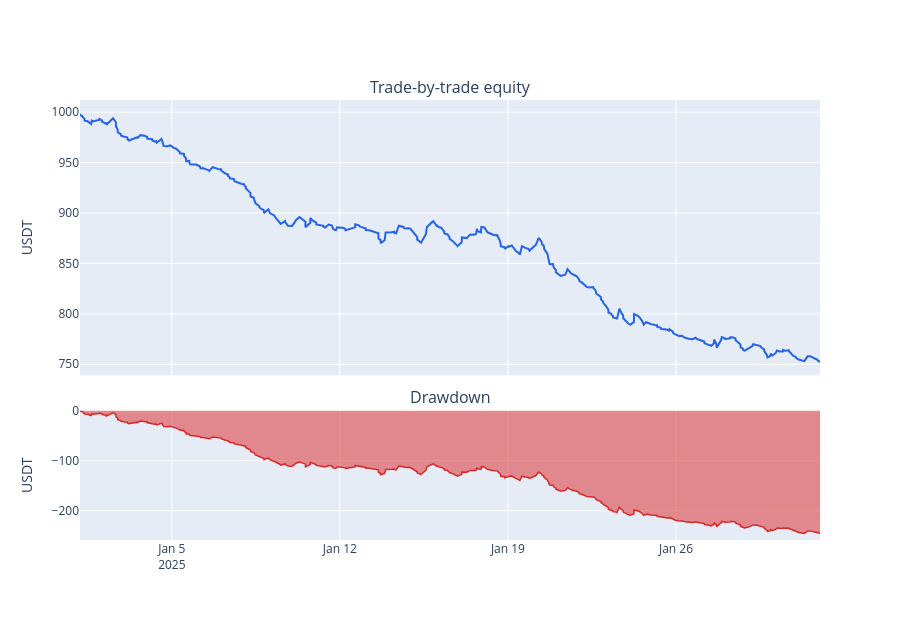

The code cell stored with this chart in its notebook:
### Code cell
if equity_curve.empty:
    display(HTML("<p>No trades found, so no equity curve can be drawn.</p>"))
else:
    fig = make_subplots(
        rows=2,
        cols=1,
        shared_xaxes=True,
        vertical_spacing=0.08,
        row_heights=[0.68, 0.32],
        subplot_titles=("Trade-by-trade equity", "Drawdown"),
    )
    fig.add_trace(
        go.Scatter(
            x=equity_curve["time"],
            y=equity_curve["equity"],
            mode="lines",
            name="Equity",
            line={"color": "#2563eb", "width": 2},
        ),
        row=1,
        col=1,
    )
    fig.add_trace(
        go.Scatter(
            x=equity_curve["time"],
            y=-equity_curve["drawdown_abs"],
            mode="lines",
            fill="tozeroy",
            name="Drawdown",
            line={"color": "#dc2626", "width": 1.5},
        ),
        row=2,
        col=1,
    )
    fig.update_layout(height=620, hovermode="x unified", showlegend=False)
    fig.update_yaxes(title_text="USDT", row=1, col=1)
    fig.update_yaxes(title_text="USDT", row=2, col=1)
    fig.show()

### Figure 1 — Plotly figure (JSON) as saved in the notebook; plotly's stock layout.template omitted (floating-point values rounded to 4 significant figures; data arrays with more than 128 entries replaced by an {"elided": "..."} marker saying what was removed)
{"data": [{"line": {"color": "#2563eb", "width": 2}, "mode": "lines", "name": "Equity", "type": "scatter", "x": {"elided": "395 str values"}, "xaxis": "x", "y": {"elided": "395 float values"}, "yaxis": "y"}, {"fill": "tozeroy", "line": {"color": "#dc2626", "width": 1.5}, "mode": "lines", "name": "Drawdown", "type": "scatter", "x": {"elided": "395 str values"}, "xaxis": "x2", "y": {"elided": "395 float values"}, "yaxis": "y2"}], "layout": {"annotations": [{"font": {"size": 16}, "showarrow": false, "text": "Trade-by-trade equity", "x": 0.5, "xanchor": "center", "xref": "paper", "y": 1, "yanchor": "bottom", "yref": "paper"}, {"font": {"size": 16}, "showarrow": false, "text": "Drawdown", "x": 0.5, "xanchor": "center", "xref": "paper", "y": 0.2944, "yanchor": "bottom", "yref": "paper"}], "height": 620, "hovermode": "x unified", "showlegend": false, "xaxis": {"anchor": "y", "domain": [0, 1], "matches": "x2", "showticklabels": false}, "xaxis2": {"anchor": "y2", "domain": [0, 1]}, "yaxis": {"anchor": "x", "domain": [0.3744, 1], "title": {"text": "USDT"}}, "yaxis2": {"anchor": "x2", "domain": [0, 0.2944], "title": {"text": "USDT"}}}}
